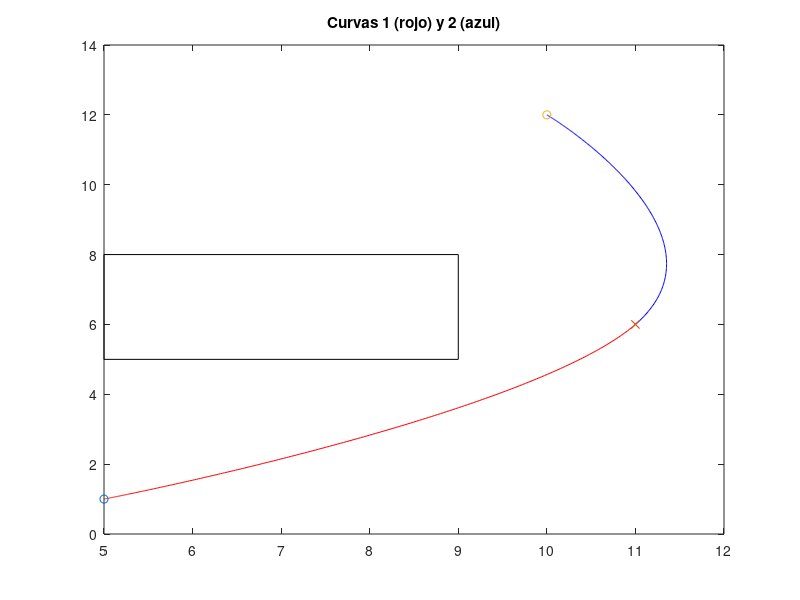
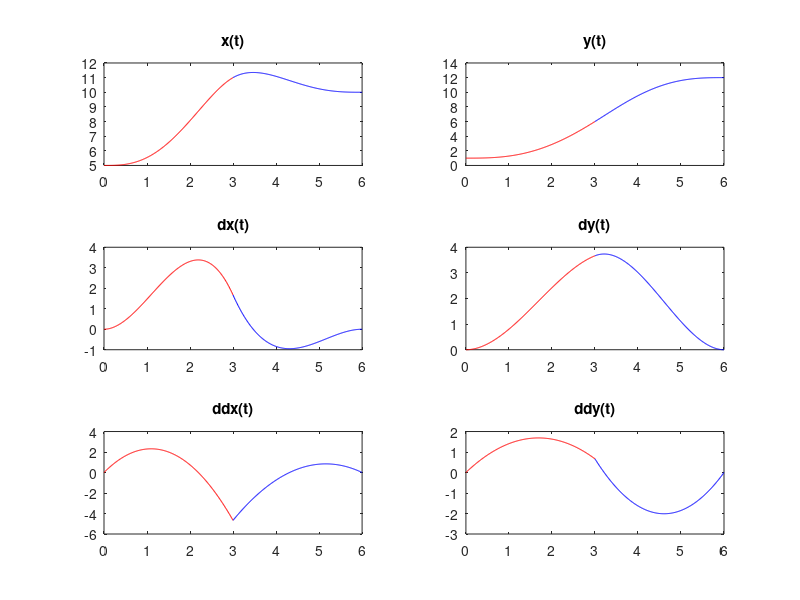

MATLAB code to generate these figures, in order:
 % DATOS DE ENTRADA:

% Puntos objetivo:
p0=[5,1];
pP=[11,6]; %[5,8];
pF=[10,12];

% tiempo para cada segmento:
t1=3;
t2=3;
%t3 = 5

% --------------------------------------------------------

% Calculo de los tiempos intermedios:
t0=0;
tP=t0+t1;
tF=t0+t1+t2;


% MATRIZ CON LAS ECUACIONES QUE HAY QUE RESOLVER:

% Se resuelve la matriz general mostrada en el ejemplo:

M=[     t0^4,   t0^3,   t0^2,   t0, 1,        0,      0,     0,  0,  0
      4*t0^3, 3*t0^2,   2*t0,   1,  0,        0,      0,     0,  0,  0
    4*3*t0^2, 3*2*t0,      2,   0,  0,        0,      0,     0,  0,  0
           0,      0,      0,   0,  0,     tF^4,   tF^3,  tF^2, tF,  1
           0,      0,      0,   0,  0,   4*tF^3, 3*tF^2,  2*tF,  1,  0
           0,      0,      0,   0,  0, 4*3*tF^2, 3*2*tF,     2,  0,  0
        tP^4,   tP^3,   tP^2,   tP, 1,    -tP^4,  -tP^3, -tP^2,-tP, -1
      4*tP^3, 3*tP^2,   2*tP,   1,  0,  -4*tP^3,-3*tP^2, -2*tP, -1,  0  
    4*3*tP^2, 3*2*tP,      2,   0,  0,-4*3*tP^2,-3*2*tP,    -2,  0,  0
        tP^4,   tP^3,   tP^2,  tP,  1,        0,      0,     0,  0,  0];
       

Bx=[p0(1), 0, 0, pF(1), 0, 0, 0, 0, 0, pP(1)]';
By=[p0(2), 0, 0, pF(2), 0, 0, 0, 0, 0, pP(2)]';

% RESOLVER LAS ECUACIONES:

% Ecuaci�n:  M*pX=Bx
pX=M\Bx;
% Ecuaci�n:  M*pY=By
pY=M\By;

% SOLUCI�N PARA CADA VARIABLE (X,Y)

% Coeficientes de X e Y para las curvas 1 y 2:
pX1=pX(1:5)
pX2=pX(6:10)
pY1=pY(1:5)
pY2=pY(6:10)

% ----------------------------------------------------

% C�LCULO DE LOS PUNTOS (DIBUJO):

% C�lculo de la curva, la velocidad y la aceleraci�n:
t1=t0:0.01:tP;
t2=tP:0.01:tF;

% Posici�n:
x1=polyval(pX1,t1);
y1=polyval(pY1,t1);
x2=polyval(pX2,t2);
y2=polyval(pY2,t2);

% Velocidad:
dpX1=polyder(pX1);
dpY1=polyder(pY1);
dpX2=polyder(pX2);
dpY2=polyder(pY2);
dx1=polyval(dpX1,t1);
dy1=polyval(dpY1,t1);
dx2=polyval(dpX2,t2);
dy2=polyval(dpY2,t2);

% Aceleraci�n:
ddpX1=polyder(dpX1);
ddpY1=polyder(dpY1);
ddpX2=polyder(dpX2);
ddpY2=polyder(dpY2);
ddx1=polyval(ddpX1,t1);
ddy1=polyval(ddpY1,t1);
ddx2=polyval(ddpX2,t2);
ddy2=polyval(ddpY2,t2);

% Dibujo de la soluci�n:

figure
plot(x1,y1,'r',x2,y2,'b',p0(1),p0(2),'o',pP(1),pP(2),'x',pF(1),pF(2),'o')
rectangle('Position', [5 , 5 , 4 , 3])
title('Curvas 1 (rojo) y 2 (azul)');

figure
subplot(3,2,1), plot(t1,x1,'r',t2,x2,'b'),title('x(t)')
subplot(3,2,2), plot(t1,y1,'r',t2,y2,'b'),title('y(t)')
subplot(3,2,3), plot(t1,dx1,'r',t2,dx2,'b'),title('dx(t)')
subplot(3,2,4), plot(t1,dy1,'r',t2,dy2,'b'),title('dy(t)')
subplot(3,2,5), plot(t1,ddx1,'r',t2,ddx2,'b'),title('ddx(t)')
subplot(3,2,6), plot(t1,ddy1,'r',t2,ddy2,'b'),title('ddy(t)')

